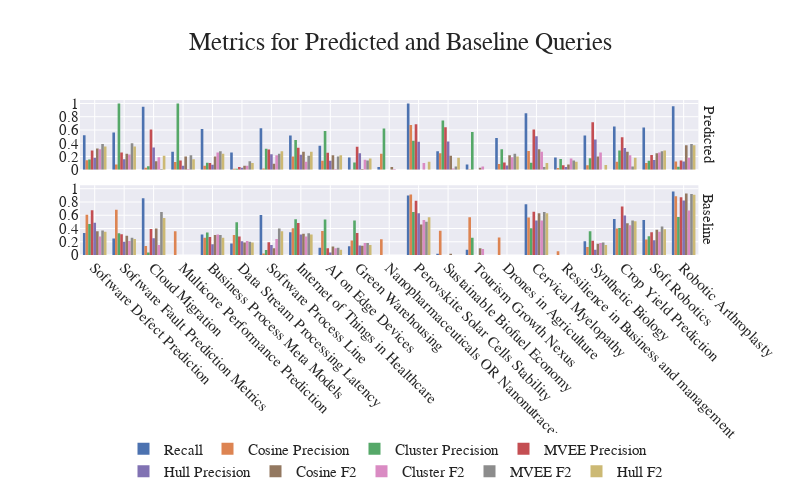

The notebook cell saved with this chart:
### Code cell
fig = px.histogram(plt_df, x="Topic", y=["Recall",
                                        "Cosine Precision", "Cluster Precision", "MVEE Precision", "Hull Precision",
                                        "Cosine F2","Cluster F2", "MVEE F2", "Hull F2"
                                                    ],
                    title="Metrics for Predicted and Baseline Queries", barmode="group",
                   facet_row="Index", facet_row_spacing=0.1)

fig.for_each_trace(lambda t: t.update(x=t.x[::-1], y=t.y[::-1]))
fig.for_each_annotation(lambda a: a.update(text=a.text.split("=")[-1], font_size=15))
fig.update_layout(yaxis1_dtick=0.2, yaxis2_dtick=0.2, yaxis2_title="",
                   **PLOT_CONFIGS)
fig.update_layout(yaxis1_tickfont_size=15, yaxis2_tickfont_size=15)
# fig.write_image("LitQEval-report/pics/all-metrics-1.pdf", width=1300, height=600)
fig.show()

### Figure 1 — Plotly figure (JSON) as saved in the notebook; plotly's stock layout.template omitted (floating-point values rounded to 4 significant figures)
{"data": [{"alignmentgroup": "True", "bingroup": "x", "histfunc": "sum", "hovertemplate": "variable=Recall<br>Index=Predicted<br>Topic=%{x}<br>sum of value=%{y}<extra></extra>", "legendgroup": "Recall", "marker": {"color": "rgb(76,114,176)", "pattern": {"shape": ""}}, "name": "Recall", "offsetgroup": "Recall", "orientation": "v", "showlegend": true, "type": "histogram", "x": ["Software Defect Prediction", "Software Fault Prediction Metrics", "Cloud Migration", "Multicore Performance Prediction", "Business Process Meta Models", "Data Stream Processing Latency", "Software Process Line", "Internet of Things in Healthcare", "AI on Edge Devices", "Green Warehousing", "Nanopharmaceuticals OR Nanonutraceuticals", "Perovskite Solar Cells Stability", "Sustainable Biofuel Economy", "Tourism Growth Nexus", "Drones in Agriculture", "Cervical Myelopathy", "Resilience in Business and management", "Synthetic Biology", "Crop Yield Prediction", "Soft Robotics", "Robotic Arthroplasty"], "xaxis": "x2", "y": [0.519, 0.562, 0.952, 0.273, 0.615, 0.261, 0.628, 0.517, 0.361, 0.184, 0.04, 1, 0.28, 0.08, 0.48, 0.851, 0.185, 0.517, 0.652, 0.639, 0.957], "yaxis": "y2"}, {"alignmentgroup": "True", "bingroup": "x", "histfunc": "sum", "hovertemplate": "variable=Recall<br>Index=Baseline<br>Topic=%{x}<br>sum of value=%{y}<extra></extra>", "legendgroup": "Recall", "marker": {"color": "rgb(76,114,176)", "pattern": {"shape": ""}}, "name": "Recall", "offsetgroup": "Recall", "orientation": "v", "showlegend": false, "type": "histogram", "x": ["Software Defect Prediction", "Software Fault Prediction Metrics", "Cloud Migration", "Multicore Performance Prediction", "Business Process Meta Models", "Data Stream Processing Latency", "Software Process Line", "Internet of Things in Healthcare", "AI on Edge Devices", "Green Warehousing", "Nanopharmaceuticals OR Nanonutraceuticals", "Perovskite Solar Cells Stability", "Sustainable Biofuel Economy", "Tourism Growth Nexus", "Drones in Agriculture", "Cervical Myelopathy", "Resilience in Business and management", "Synthetic Biology", "Crop Yield Prediction", "Soft Robotics", "Robotic Arthroplasty"], "xaxis": "x", "y": [0.333, 0.25, 0.857, 0, 0.308, 0.174, 0.605, 0.345, 0.111, 0.132, 0, 0.897, 0.02, 0.08, 0, 0.766, 0, 0.207, 0.543, 0.528, 0.957], "yaxis": "y"}, {"alignmentgroup": "True", "bingroup": "x", "histfunc": "sum", "hovertemplate": "variable=Cosine Precision<br>Index=Predicted<br>Topic=%{x}<br>sum of value=%{y}<extra></extra>", "legendgroup": "Cosine Precision", "marker": {"color": "rgb(221,132,82)", "pattern": {"shape": ""}}, "name": "Cosine Precision", "offsetgroup": "Cosine Precision", "orientation": "v", "showlegend": true, "type": "histogram", "x": ["Software Defect Prediction", "Software Fault Prediction Metrics", "Cloud Migration", "Multicore Performance Prediction", "Business Process Meta Models", "Data Stream Processing Latency", "Software Process Line", "Internet of Things in Healthcare", "AI on Edge Devices", "Green Warehousing", "Nanopharmaceuticals OR Nanonutraceuticals", "Perovskite Solar Cells Stability", "Sustainable Biofuel Economy", "Tourism Growth Nexus", "Drones in Agriculture", "Cervical Myelopathy", "Resilience in Business and management", "Synthetic Biology", "Crop Yield Prediction", "Soft Robotics", "Robotic Arthroplasty"], "xaxis": "x2", "y": [0.142, 0.078, 0.031, 0.118, 0.06, 0.015, 0.02, 0.2, 0.137, 0.003, 0.242, 0.675, 0.25, 0.009, 0.087, 0.283, 0.025, 0.069, 0.119, 0.1, 0.124], "yaxis": "y2"}, {"alignmentgroup": "True", "bingroup": "x", "histfunc": "sum", "hovertemplate": "variable=Cosine Precision<br>Index=Baseline<br>Topic=%{x}<br>sum of value=%{y}<extra></extra>", "legendgroup": "Cosine Precision", "marker": {"color": "rgb(221,132,82)", "pattern": {"shape": ""}}, "name": "Cosine Precision", "offsetgroup": "Cosine Precision", "orientation": "v", "showlegend": false, "type": "histogram", "x": ["Software Defect Prediction", "Software Fault Prediction Metrics", "Cloud Migration", "Multicore Performance Prediction", "Business Process Meta Models", "Data Stream Processing Latency", "Software Process Line", "Internet of Things in Healthcare", "AI on Edge Devices", "Green Warehousing", "Nanopharmaceuticals OR Nanonutraceuticals", "Perovskite Solar Cells Stability", "Sustainable Biofuel Economy", "Tourism Growth Nexus", "Drones in Agriculture", "Cervical Myelopathy", "Resilience in Business and management", "Synthetic Biology", "Crop Yield Prediction", "Soft Robotics", "Robotic Arthroplasty"], "xaxis": "x", "y": [0.609, 0.682, 0.134, 0.357, 0.261, 0.302, 0.022, 0.404, 0.364, 0.219, 0.239, 0.912, 0.367, 0.571, 0.263, 0.566, 0.056, 0.119, 0.4, 0.233, 0.885], "yaxis": "y"}, {"alignmentgroup": "True", "bingroup": "x", "histfunc": "sum", "hovertemplate": "variable=Cluster Precision<br>Index=Predicted<br>Topic=%{x}<br>sum of value=%{y}<extra></extra>", "legendgroup": "Cluster Precision", "marker": {"color": "rgb(85,168,104)", "pattern": {"shape": ""}}, "name": "Cluster Precision", "offsetgroup": "Cluster Precision", "orientation": "v", "showlegend": true, "type": "histogram", "x": ["Software Defect Prediction", "Software Fault Prediction Metrics", "Cloud Migration", "Multicore Performance Prediction", "Business Process Meta Models", "Data Stream Processing Latency", "Software Process Line", "Internet of Things in Healthcare", "AI on Edge Devices", "Green Warehousing", "Nanopharmaceuticals OR Nanonutraceuticals", "Perovskite Solar Cells Stability", "Sustainable Biofuel Economy", "Tourism Growth Nexus", "Drones in Agriculture", "Cervical Myelopathy", "Resilience in Business and management", "Synthetic Biology", "Crop Yield Prediction", "Soft Robotics", "Robotic Arthroplasty"], "xaxis": "x2", "y": [0.155, 1, 0.051, 1, 0.107, 0.014, 0.316, 0.448, 0.586, 0.108, 0.624, 0.436, 0.745, 0.569, 0.309, 0.105, 0.162, 0.172, 0.289, 0.135, 0.046], "yaxis": "y2"}, {"alignmentgroup": "True", "bingroup": "x", "histfunc": "sum", "hovertemplate": "variable=Cluster Precision<br>Index=Baseline<br>Topic=%{x}<br>sum of value=%{y}<extra></extra>", "legendgroup": "Cluster Precision", "marker": {"color": "rgb(85,168,104)", "pattern": {"shape": ""}}, "name": "Cluster Precision", "offsetgroup": "Cluster Precision", "orientation": "v", "showlegend": false, "type": "histogram", "x": ["Software Defect Prediction", "Software Fault Prediction Metrics", "Cloud Migration", "Multicore Performance Prediction", "Business Process Meta Models", "Data Stream Processing Latency", "Software Process Line", "Internet of Things in Healthcare", "AI on Edge Devices", "Green Warehousing", "Nanopharmaceuticals OR Nanonutraceuticals", "Perovskite Solar Cells Stability", "Sustainable Biofuel Economy", "Tourism Growth Nexus", "Drones in Agriculture", "Cervical Myelopathy", "Resilience in Business and management", "Synthetic Biology", "Crop Yield Prediction", "Soft Robotics", "Robotic Arthroplasty"], "xaxis": "x", "y": [0.466, 0.329, 0.036, 0, 0.34, 0.494, 0.077, 0.538, 0.536, 0.519, 0, 0.649, 0, 0.259, 0, 0.404, 0, 0.357, 0.407, 0.282, 0.574], "yaxis": "y"}, {"alignmentgroup": "True", "bingroup": "x", "histfunc": "sum", "hovertemplate": "variable=MVEE Precision<br>Index=Predicted<br>Topic=%{x}<br>sum of value=%{y}<extra></extra>", "legendgroup": "MVEE Precision", "marker": {"color": "rgb(196,78,82)", "pattern": {"shape": ""}}, "name": "MVEE Precision", "offsetgroup": "MVEE Precision", "orientation": "v", "showlegend": true, "type": "histogram", "x": ["Software Defect Prediction", "Software Fault Prediction Metrics", "Cloud Migration", "Multicore Performance Prediction", "Business Process Meta Models", "Data Stream Processing Latency", "Software Process Line", "Internet of Things in Healthcare", "AI on Edge Devices", "Green Warehousing", "Nanopharmaceuticals OR Nanonutraceuticals", "Perovskite Solar Cells Stability", "Sustainable Biofuel Economy", "Tourism Growth Nexus", "Drones in Agriculture", "Cervical Myelopathy", "Resilience in Business and management", "Synthetic Biology", "Crop Yield Prediction", "Soft Robotics", "Robotic Arthroplasty"], "xaxis": "x2", "y": [0.29, 0.262, 0.608, 0.141, 0.103, 0.04, 0.305, 0.332, 0.257, 0.348, 0, 0.687, 0.643, 0, 0.11, 0.607, 0.067, 0.716, 0.489, 0.221, 0.138], "yaxis": "y2"}, {"alignmentgroup": "True", "bingroup": "x", "histfunc": "sum", "hovertemplate": "variable=MVEE Precision<br>Index=Baseline<br>Topic=%{x}<br>sum of value=%{y}<extra></extra>", "legendgroup": "MVEE Precision", "marker": {"color": "rgb(196,78,82)", "pattern": {"shape": ""}}, "name": "MVEE Precision", "offsetgroup": "MVEE Precision", "orientation": "v", "showlegend": false, "type": "histogram", "x": ["Software Defect Prediction", "Software Fault Prediction Metrics", "Cloud Migration", "Multicore Performance Prediction", "Business Process Meta Models", "Data Stream Processing Latency", "Software Process Line", "Internet of Things in Healthcare", "AI on Edge Devices", "Green Warehousing", "Nanopharmaceuticals OR Nanonutraceuticals", "Perovskite Solar Cells Stability", "Sustainable Biofuel Economy", "Tourism Growth Nexus", "Drones in Agriculture", "Cervical Myelopathy", "Resilience in Business and management", "Synthetic Biology", "Crop Yield Prediction", "Soft Robotics", "Robotic Arthroplasty"], "xaxis": "x", "y": [0.675, 0.315, 0.393, 0, 0.272, 0.28, 0.193, 0.483, 0.102, 0.332, 0, 0.819, 0, 0, 0, 0.653, 0, 0.214, 0.731, 0.344, 0.872], "yaxis": "y"}, {"alignmentgroup": "True", "bingroup": "x", "histfunc": "sum", "hovertemplate": "variable=Hull Precision<br>Index=Predicted<br>Topic=%{x}<br>sum of value=%{y}<extra></extra>", "legendgroup": "Hull Precision", "marker": {"color": "rgb(129,114,179)", "pattern": {"shape": ""}}, "name": "Hull Precision", "offsetgroup": "Hull Precision", "orientation": "v", "showlegend": true, "type": "histogram", "x": ["Software Defect Prediction", "Software Fault Prediction Metrics", "Cloud Migration", "Multicore Performance Prediction", "Business Process Meta Models", "Data Stream Processing Latency", "Software Process Line", "Internet of Things in Healthcare", "AI on Edge Devices", "Green Warehousing", "Nanopharmaceuticals OR Nanonutraceuticals", "Perovskite Solar Cells Stability", "Sustainable Biofuel Economy", "Tourism Growth Nexus", "Drones in Agriculture", "Cervical Myelopathy", "Resilience in Business and management", "Synthetic Biology", "Crop Yield Prediction", "Soft Robotics", "Robotic Arthroplasty"], "xaxis": "x2", "y": [0.182, 0.16, 0.337, 0.061, 0.077, 0.029, 0.233, 0.226, 0.134, 0.248, 0, 0.421, 0.425, 0, 0.066, 0.506, 0.043, 0.458, 0.329, 0.146, 0.125], "yaxis": "y2"}, {"alignmentgroup": "True", "bingroup": "x", "histfunc": "sum", "hovertemplate": "variable=Hull Precision<br>Index=Baseline<br>Topic=%{x}<br>sum of value=%{y}<extra></extra>", "legendgroup": "Hull Precision", "marker": {"color": "rgb(129,114,179)", "pattern": {"shape": ""}}, "name": "Hull Precision", "offsetgroup": "Hull Precision", "orientation": "v", "showlegend": false, "type": "histogram", "x": ["Software Defect Prediction", "Software Fault Prediction Metrics", "Cloud Migration", "Multicore Performance Prediction", "Business Process Meta Models", "Data Stream Processing Latency", "Software Process Line", "Internet of Things in Healthcare", "AI on Edge Devices", "Green Warehousing", "Nanopharmaceuticals OR Nanonutraceuticals", "Perovskite Solar Cells Stability", "Sustainable Biofuel Economy", "Tourism Growth Nexus", "Drones in Agriculture", "Cervical Myelopathy", "Resilience in Business and management", "Synthetic Biology", "Crop Yield Prediction", "Soft Robotics", "Robotic Arthroplasty"], "xaxis": "x", "y": [0.486, 0.2, 0.252, 0, 0.164, 0.206, 0.152, 0.309, 0.038, 0.144, 0, 0.63, 0, 0, 0, 0.522, 0, 0.078, 0.595, 0.223, 0.823], "yaxis": "y"}, {"alignmentgroup": "True", "bingroup": "x", "histfunc": "sum", "hovertemplate": "variable=Cosine F2<br>Index=Predicted<br>Topic=%{x}<br>sum of value=%{y}<extra></extra>", "legendgroup": "Cosine F2", "marker": {"color": "rgb(147,120,96)", "pattern": {"shape": ""}}, "name": "Cosine F2", "offsetgroup": "Cosine F2", "orientation": "v", "showlegend": true, "type": "histogram", "x": ["Software Defect Prediction", "Software Fault Prediction Metrics", "Cloud Migration", "Multicore Performance Prediction", "Business Process Meta Models", "Data Stream Processing Latency", "Software Process Line", "Internet of Things in Healthcare", "AI on Edge Devices", "Green Warehousing", "Nanopharmaceuticals OR Nanonutraceuticals", "Perovskite Solar Cells Stability", "Sustainable Biofuel Economy", "Tourism Growth Nexus", "Drones in Agriculture", "Cervical Myelopathy", "Resilience in Business and management", "Synthetic Biology", "Crop Yield Prediction", "Soft Robotics", "Robotic Arthroplasty"], "xaxis": "x2", "y": [0.32, 0.24, 0.13, 0.2, 0.2, 0.06, 0.09, 0.27, 0.22, 0.01, 0.04, 0, 0.21, 0.03, 0.22, 0.31, 0.08, 0.2, 0.27, 0.25, 0.37], "yaxis": "y2"}, {"alignmentgroup": "True", "bingroup": "x", "histfunc": "sum", "hovertemplate": "variable=Cosine F2<br>Index=Baseline<br>Topic=%{x}<br>sum of value=%{y}<extra></extra>", "legendgroup": "Cosine F2", "marker": {"color": "rgb(147,120,96)", "pattern": {"shape": ""}}, "name": "Cosine F2", "offsetgroup": "Cosine F2", "orientation": "v", "showlegend": false, "type": "histogram", "x": ["Software Defect Prediction", "Software Fault Prediction Metrics", "Cloud Migration", "Multicore Performance Prediction", "Business Process Meta Models", "Data Stream Processing Latency", "Software Process Line", "Internet of Things in Healthcare", "AI on Edge Devices", "Green Warehousing", "Nanopharmaceuticals OR Nanonutraceuticals", "Perovskite Solar Cells Stability", "Sustainable Biofuel Economy", "Tourism Growth Nexus", "Drones in Agriculture", "Cervical Myelopathy", "Resilience in Business and management", "Synthetic Biology", "Crop Yield Prediction", "Soft Robotics", "Robotic Arthroplasty"], "xaxis": "x", "y": [0.36, 0.29, 0.4, 0, 0.3, 0.19, 0.1, 0.32, 0.13, 0.14, 0, 0.46, 0.02, 0.1, 0, 0.63, 0, 0.17, 0.48, 0.38, 0.93], "yaxis": "y"}, {"alignmentgroup": "True", "bingroup": "x", "histfunc": "sum", "hovertemplate": "variable=Cluster F2<br>Index=Predicted<br>Topic=%{x}<br>sum of value=%{y}<extra></extra>", "legendgroup": "Cluster F2", "marker": {"color": "rgb(218,139,195)", "pattern": {"shape": ""}}, "name": "Cluster F2", "offsetgroup": "Cluster F2", "orientation": "v", "showlegend": true, "type": "histogram", "x": ["Software Defect Prediction", "Software Fault Prediction Metrics", "Cloud Migration", "Multicore Performance Prediction", "Business Process Meta Models", "Data Stream Processing Latency", "Software Process Line", "Internet of Things in Healthcare", "AI on Edge Devices", "Green Warehousing", "Nanopharmaceuticals OR Nanonutraceuticals", "Perovskite Solar Cells Stability", "Sustainable Biofuel Economy", "Tourism Growth Nexus", "Drones in Agriculture", "Cervical Myelopathy", "Resilience in Business and management", "Synthetic Biology", "Crop Yield Prediction", "Soft Robotics", "Robotic Arthroplasty"], "xaxis": "x2", "y": [0.31, 0.23, 0.19, 0.01, 0.26, 0.06, 0.22, 0.12, 0.01, 0.15, 0.01, 0.1, 0.02, 0.05, 0.19, 0.27, 0.17, 0.26, 0.22, 0.26, 0.18], "yaxis": "y2"}, {"alignmentgroup": "True", "bingroup": "x", "histfunc": "sum", "hovertemplate": "variable=Cluster F2<br>Index=Baseline<br>Topic=%{x}<br>sum of value=%{y}<extra></extra>", "legendgroup": "Cluster F2", "marker": {"color": "rgb(218,139,195)", "pattern": {"shape": ""}}, "name": "Cluster F2", "offsetgroup": "Cluster F2", "orientation": "v", "showlegend": false, "type": "histogram", "x": ["Software Defect Prediction", "Software Fault Prediction Metrics", "Cloud Migration", "Multicore Performance Prediction", "Business Process Meta Models", "Data Stream Processing Latency", "Software Process Line", "Internet of Things in Healthcare", "AI on Edge Devices", "Green Warehousing", "Nanopharmaceuticals OR Nanonutraceuticals", "Perovskite Solar Cells Stability", "Sustainable Biofuel Economy", "Tourism Growth Nexus", "Drones in Agriculture", "Cervical Myelopathy", "Resilience in Business and management", "Synthetic Biology", "Crop Yield Prediction", "Soft Robotics", "Robotic Arthroplasty"], "xaxis": "x", "y": [0.28, 0.21, 0.15, 0, 0.31, 0.21, 0.24, 0.28, 0.1, 0.18, 0, 0.53, 0, 0.09, 0, 0.52, 0, 0.18, 0.45, 0.35, 0.67], "yaxis": "y"}, {"alignmentgroup": "True", "bingroup": "x", "histfunc": "sum", "hovertemplate": "variable=MVEE F2<br>Index=Predicted<br>Topic=%{x}<br>sum of value=%{y}<extra></extra>", "legendgroup": "MVEE F2", "marker": {"color": "rgb(140,140,140)", "pattern": {"shape": ""}}, "name": "MVEE F2", "offsetgroup": "MVEE F2", "orientation": "v", "showlegend": true, "type": "histogram", "x": ["Software Defect Prediction", "Software Fault Prediction Metrics", "Cloud Migration", "Multicore Performance Prediction", "Business Process Meta Models", "Data Stream Processing Latency", "Software Process Line", "Internet of Things in Healthcare", "AI on Edge Devices", "Green Warehousing", "Nanopharmaceuticals OR Nanonutraceuticals", "Perovskite Solar Cells Stability", "Sustainable Biofuel Economy", "Tourism Growth Nexus", "Drones in Agriculture", "Cervical Myelopathy", "Resilience in Business and management", "Synthetic Biology", "Crop Yield Prediction", "Soft Robotics", "Robotic Arthroplasty"], "xaxis": "x2", "y": [0.39, 0.4, 0.01, 0.22, 0.28, 0.13, 0.24, 0.21, 0.2, 0.14, 0, 0, 0.05, 0, 0.24, 0.04, 0.14, 0, 0.05, 0.28, 0.39], "yaxis": "y2"}, {"alignmentgroup": "True", "bingroup": "x", "histfunc": "sum", "hovertemplate": "variable=MVEE F2<br>Index=Baseline<br>Topic=%{x}<br>sum of value=%{y}<extra></extra>", "legendgroup": "MVEE F2", "marker": {"color": "rgb(140,140,140)", "pattern": {"shape": ""}}, "name": "MVEE F2", "offsetgroup": "MVEE F2", "orientation": "v", "showlegend": false, "type": "histogram", "x": ["Software Defect Prediction", "Software Fault Prediction Metrics", "Cloud Migration", "Multicore Performance Prediction", "Business Process Meta Models", "Data Stream Processing Latency", "Software Process Line", "Internet of Things in Healthcare", "AI on Edge Devices", "Green Warehousing", "Nanopharmaceuticals OR Nanonutraceuticals", "Perovskite Solar Cells Stability", "Sustainable Biofuel Economy", "Tourism Growth Nexus", "Drones in Agriculture", "Cervical Myelopathy", "Resilience in Business and management", "Synthetic Biology", "Crop Yield Prediction", "Soft Robotics", "Robotic Arthroplasty"], "xaxis": "x", "y": [0.37, 0.26, 0.65, 0, 0.3, 0.2, 0.4, 0.33, 0.11, 0.18, 0, 0.5, 0, 0, 0, 0.65, 0, 0.19, 0.52, 0.43, 0.92], "yaxis": "y"}, {"alignmentgroup": "True", "bingroup": "x", "histfunc": "sum", "hovertemplate": "variable=Hull F2<br>Index=Predicted<br>Topic=%{x}<br>sum of value=%{y}<extra></extra>", "legendgroup": "Hull F2", "marker": {"color": "rgb(204,185,116)", "pattern": {"shape": ""}}, "name": "Hull F2", "offsetgroup": "Hull F2", "orientation": "v", "showlegend": true, "type": "histogram", "x": ["Software Defect Prediction", "Software Fault Prediction Metrics", "Cloud Migration", "Multicore Performance Prediction", "Business Process Meta Models", "Data Stream Processing Latency", "Software Process Line", "Internet of Things in Healthcare", "AI on Edge Devices", "Green Warehousing", "Nanopharmaceuticals OR Nanonutraceuticals", "Perovskite Solar Cells Stability", "Sustainable Biofuel Economy", "Tourism Growth Nexus", "Drones in Agriculture", "Cervical Myelopathy", "Resilience in Business and management", "Synthetic Biology", "Crop Yield Prediction", "Soft Robotics", "Robotic Arthroplasty"], "xaxis": "x2", "y": [0.35, 0.35, 0.21, 0.16, 0.24, 0.1, 0.28, 0.27, 0.22, 0.17, 0, 0.12, 0.18, 0, 0.2, 0.1, 0.12, 0.07, 0.18, 0.29, 0.37], "yaxis": "y2"}, {"alignmentgroup": "True", "bingroup": "x", "histfunc": "sum", "hovertemplate": "variable=Hull F2<br>Index=Baseline<br>Topic=%{x}<br>sum of value=%{y}<extra></extra>", "legendgroup": "Hull F2", "marker": {"color": "rgb(204,185,116)", "pattern": {"shape": ""}}, "name": "Hull F2", "offsetgroup": "Hull F2", "orientation": "v", "showlegend": false, "type": "histogram", "x": ["Software Defect Prediction", "Software Fault Prediction Metrics", "Cloud Migration", "Multicore Performance Prediction", "Business Process Meta Models", "Data Stream Processing Latency", "Software Process Line", "Internet of Things in Healthcare", "AI on Edge Devices", "Green Warehousing", "Nanopharmaceuticals OR Nanonutraceuticals", "Perovskite Solar Cells Stability", "Sustainable Biofuel Economy", "Tourism Growth Nexus", "Drones in Agriculture", "Cervical Myelopathy", "Resilience in Business and management", "Synthetic Biology", "Crop Yield Prediction", "Soft Robotics", "Robotic Arthroplasty"], "xaxis": "x", "y": [0.35, 0.24, 0.56, 0, 0.26, 0.19, 0.36, 0.31, 0.08, 0.15, 0, 0.57, 0, 0, 0, 0.63, 0, 0.15, 0.51, 0.39, 0.91], "yaxis": "y"}], "layout": {"annotations": [{"font": {"size": 15}, "showarrow": false, "text": "Baseline", "textangle": 90, "x": 0.98, "xanchor": "left", "xref": "paper", "y": 0.225, "yanchor": "middle", "yref": "paper"}, {"font": {"size": 15}, "showarrow": false, "text": "Predicted", "textangle": 90, "x": 0.98, "xanchor": "left", "xref": "paper", "y": 0.775, "yanchor": "middle", "yref": "paper"}], "barmode": "group", "font": {"family": "Modern Computer"}, "height": 500, "legend": {"font": {"size": 15}, "orientation": "h", "title": {"text": ""}, "tracegroupgap": 0, "x": 0.5, "xanchor": "center", "y": -1.5, "yanchor": "bottom"}, "showlegend": true, "title": {"font": {"family": "Modern Computer", "size": 25}, "text": "Metrics for Predicted and Baseline Queries", "x": 0.5}, "width": 800, "xaxis": {"anchor": "y", "domain": [0, 0.98], "tickangle": 45, "tickfont": {"size": 15}, "title": {"font": {"size": 12}, "text": ""}}, "xaxis2": {"anchor": "y2", "domain": [0, 0.98], "matches": "x", "showticklabels": false}, "yaxis": {"anchor": "x", "domain": [0, 0.45], "dtick": 0.2, "tickfont": {"size": 15}, "title": {"font": {"size": 12}, "text": ""}}, "yaxis2": {"anchor": "x2", "domain": [0.55, 1], "dtick": 0.2, "matches": "y", "tickfont": {"size": 15}, "title": {"text": ""}}}}
